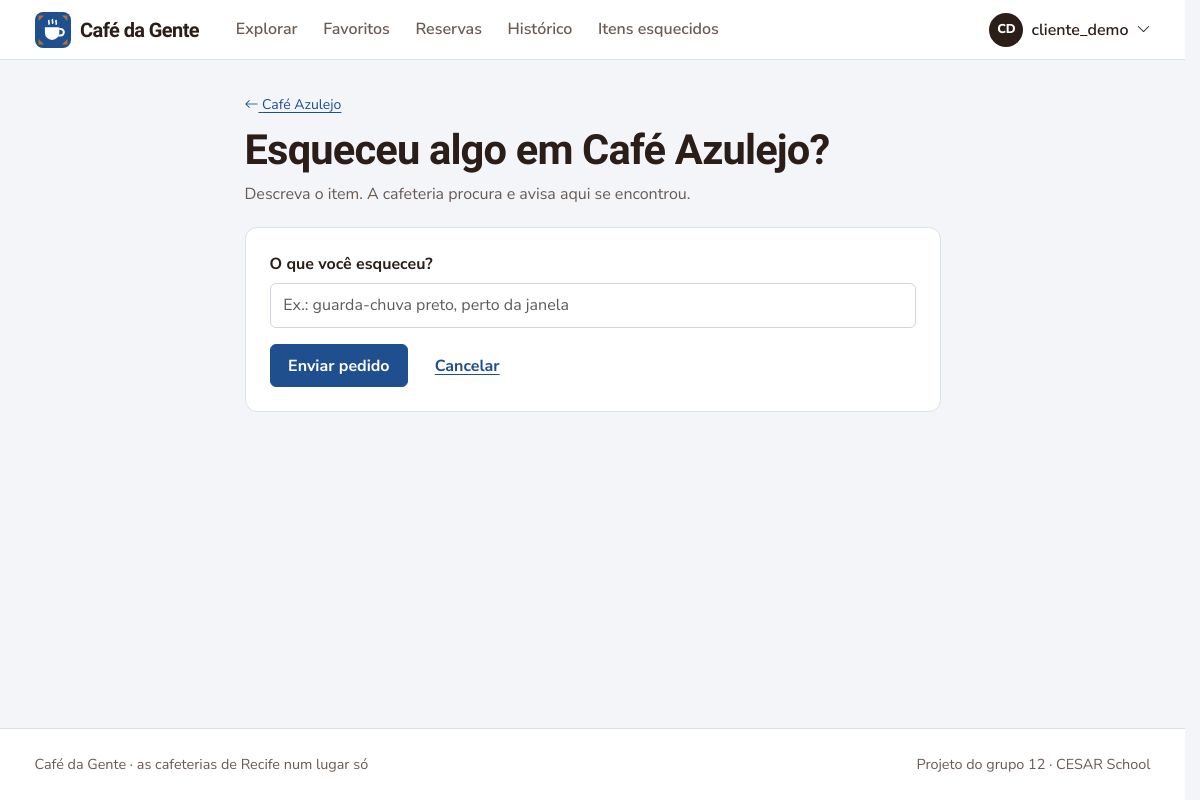
The page /solicitaritem/3/ (signed in) on the database its author committed.
### coffee12app/models.py (models this page shows, shortened)
class CustomUser(AbstractUser):
    phone_number = models.CharField(max_length=15, blank=True)
    COFFEEADMIN = 'CM'
    CLIENT = 'CL'
    ZONANORTE = 'ZN'
    ZONASUL = 'ZS'
    ZONAOESTE = 'ZO'
    CENTRO = 'CE'
    NAOIDENTIFICAR = 'NI'
    ROLES = [
        (COFFEEADMIN, 'Administrador de Café'),
        (CLIENT, 'Cliente')
    ]
    LOCALIDADES = [
        (ZONANORTE, 'Zona Norte'),
        (ZONASUL, 'Zona Sul'),
        (ZONAOESTE, 'Zona Oeste'),
        (CENTRO, 'Centro'),
        (NAOIDENTIFICAR, 'Não Identificar')
    ]
    role = models.CharField(
        max_length=2,
        choices=ROLES,
        default=CLIENT,
    )
    localidade = models.CharField(
        max_length=2,
        choices=LOCALIDADES,
        default=NAOIDENTIFICAR,
    )
    cafeteria = models.ForeignKey('Estabelecimento', on_delete=models.PROTECT, null=True, blank=True)
    possui_estabelecimento = models.BooleanField(default=False)
    cafeteria_favorita = models.ManyToManyField('Estabelecimento', blank=True, related_name='cafeterias_favoritas')

class Estabelecimento(models.Model):
    nome = models.CharField(max_length=100)
    endereco = models.CharField(max_length=200)
    telefone = models.CharField(max_length=15)
    proprietario = models.ForeignKey(CustomUser, on_delete=models.CASCADE)
    descricao_horario = models.CharField(max_length=200, default='')

### coffee12app/views.py (the view, shortened to what this page needs)
# urls.py: path('solicitaritem/<int:id_cafeteria>/', views.solicitar_item, name='solicitaritem'),
@apenas_clientes
def solicitar_item(request, id_cafeteria):
    cafeteria = get_object_or_404(Estabelecimento, id=id_cafeteria)
    form = ItemEsquecidoForm(request.POST or None)
    return render(request, 'solicitaritem.html', {'form': form, 'cafeteria': cafeteria})

### coffee12app/forms.py
class ItemEsquecidoForm(EstiloBootstrap, forms.ModelForm):
    class Meta:
        model = ItemEsquecido
        fields = ['descricao']
        labels = {'descricao': 'O que você esqueceu?'}
        widgets = {'descricao': forms.TextInput(attrs={'placeholder': 'Ex.: guarda-chuva preto, perto da janela'})}

### coffee12app/context_processors.py (called while the page is built, shortened)
def navegacao(request):
    user = getattr(request, 'user', None)
    match = getattr(request, 'resolver_match', None)
    contexto = {'rota_atual': match.url_name if match else ''}
    if not user or not user.is_authenticated:
        return contexto
    eh_dono = user.role == CustomUser.COFFEEADMIN
    contexto['eh_dono_cafe'] = eh_dono
    return contexto

### coffee12app/templatetags/cafe_tags.py (called while the page is built)
@register.inclusion_tag('partials/campo.html')
def campo(field, classe_extra=''):
    if field.errors:
        attrs = field.field.widget.attrs
        if 'is-invalid' not in attrs.get('class', ''):
            attrs['class'] = (attrs.get('class', '') + ' is-invalid').strip()
            attrs['aria-invalid'] = 'true'
    return {'field': field, 'classe_extra': classe_extra}

@register.filter
def iniciais(nome):
    partes = [p for p in str(nome).replace('_', ' ').replace('.', ' ').split() if p]
    if not partes:
        return '?'
    if len(partes) == 1:
        return partes[0][:2].upper()
    return (partes[0][0] + partes[-1][0]).upper()

### coffee12app/views.py (called while the page is built)
def apenas_clientes(view):
    @wraps(view)
    @login_required
    def wrapper(request, *args, **kwargs):
        if request.user.role != CustomUser.CLIENT:
            messages.info(request, 'Essa área é para clientes. Use o painel da sua cafeteria.')
            return redirect('homepagecafe')
        return view(request, *args, **kwargs)
    return wrapper

### templates/solicitaritem.html (shortened to what this page needs)
{% extends 'base.html' %}
{% load cafe_tags %}
{% block conteudo %}
<div class="container container-estreito">
  <div class="cabecalho">
    <a class="small" href="{% url 'perfilCafeteria' cafeteria.id %}"><i class="bi bi-arrow-left" aria-hidden="true"></i> {{ cafeteria.nome }}</a>
    <h1 class="mt-2">Esqueceu algo em {{ cafeteria.nome }}?</h1>
    <p>Descreva o item. A cafeteria procura e avisa aqui se encontrou.</p>
  </div>
  <form method="post" class="painel formulario" novalidate>
    {% campo form.descricao %}
    <div class="d-flex gap-2">
      <button class="btn btn-primary" type="submit">Enviar pedido</button>
      <a class="btn btn-link" href="{% url 'perfilCafeteria' cafeteria.id %}">Cancelar</a>
    </div>
  </form>
</div>
{% endblock %}

### templates/base.html (shortened to what this page needs)
{% load static cafe_tags %}<!doctype html>
<html lang="pt-BR">
<head>
  <link href="https://cdn.jsdelivr.net/npm/bootstrap@5.3.3/dist/css/bootstrap.min.css" rel="stylesheet">
  <link href="https://cdn.jsdelivr.net/npm/bootstrap-icons@1.11.3/font/bootstrap-icons.min.css" rel="stylesheet">
  <link href="{% static 'css/app.css' %}" rel="stylesheet">
</head>
<body>
  <header class="barra">
    <nav class="navbar navbar-expand-lg">
      <div class="container">
        {% if user.is_authenticated %}
          <a class="marca" href="{% if eh_dono_cafe %}{% url 'homepagecafe' %}{% else %}{% url 'homepage' %}{% endif %}">
        {% else %}
          <a class="marca" href="{% url 'inicio' %}">
        {% endif %}
            Café da Gente
          </a>
        {% if user.is_authenticated %}
          <div class="collapse navbar-collapse" id="menu">
            <ul class="navbar-nav ms-lg-4 me-auto">
              {% if eh_dono_cafe %}
                <li class="nav-item"><a class="nav-link {% if rota_atual == 'homepagecafe' %}ativo{% endif %}" href="{% url 'homepagecafe' %}">Painel</a></li>
                {% if minha_cafeteria %}
                  <li class="nav-item"><a class="nav-link {% if rota_atual == 'excluirPrato' or rota_atual == 'cadastrarPrato' or rota_atual == 'editarPrato' %}ativo{% endif %}" href="{% url 'excluirPrato' %}">Cardápio</a></li>
                  <li class="nav-item"><a class="nav-link {% if rota_atual == 'reserva_listar' %}ativo{% endif %}" href="{% url 'reserva_listar' %}">Reservas{% if nav_reservas_pendentes %}<span class="contador" title="pendentes">{{ nav_reservas_pendentes }}</span>{% endif %}</a></li>
                  <li class="nav-item"><a class="nav-link {% if rota_atual == 'solicitacoes' %}ativo{% endif %}" href="{% url 'solicitacoes' %}">Itens esquecidos{% if nav_itens_pendentes %}<span class="contador" title="pendentes">{{ nav_itens_pendentes }}</span>{% endif %}</a></li>
                  <li class="nav-item"><a class="nav-link {% if rota_atual == 'verFeedbacks' %}ativo{% endif %}" href="{% url 'verFeedbacks' minha_cafeteria.id %}">Avaliações</a></li>
                {% endif %}
              {% else %}
                <li class="nav-item"><a class="nav-link {% if rota_atual == 'homepage' %}ativo{% endif %}" href="{% url 'homepage' %}">Explorar</a></li>
                <li class="nav-item"><a class="nav-link {% if rota_atual == 'favoritos' %}ativo{% endif %}" href="{% url 'favoritos' %}">Favoritos</a></li>
                <li class="nav-item"><a class="nav-link {% if rota_atual == 'reserva_list' or rota_atual == 'reserva_update' %}ativo{% endif %}" href="{% url 'reserva_list' %}">Reservas</a></li>
                <li class="nav-item"><a class="nav-link {% if rota_atual == 'historico' %}ativo{% endif %}" href="{% url 'historico' %}">Histórico</a></li>
                <li class="nav-item"><a class="nav-link {% if rota_atual == 'listar_requisicoes_cliente' %}ativo{% endif %}" href="{% url 'listar_requisicoes_cliente' %}">Itens esquecidos</a></li>
              {% endif %}
            </ul>
            <div class="dropdown">
              <button class="btn p-0 border-0 d-flex align-items-center gap-2" type="button" data-bs-toggle="dropdown" aria-expanded="false">
                <span class="avatar" aria-hidden="true">{{ user.username|iniciais }}</span>
                <span class="fw-semibold">{{ user.username }}</span>
                <i class="bi bi-chevron-down small" aria-hidden="true"></i>
              </button>
            </div>
          </div>
        {% endif %}
      </div>
    </nav>
  </header>
  <main id="conteudo">
    {% block conteudo %}{% endblock %}
  </main>
  {% block rodape %}
  <footer class="rodape">
    <div class="container d-flex flex-wrap justify-content-between gap-2">
      <span>Café da Gente · as cafeterias de Recife num lugar só</span>
      <span>Projeto do grupo 12 · CESAR School</span>
    </div>
  </footer>
  {% endblock %}
</body>
</html>

### coffee12app/static/css/app.css (style rules this page uses)
:root { --porcelana: #F3F5F8; --superficie: #FFFFFF; --azulejo: #1F4F8F; --azulejo-escuro: #163A6B; --azulejo-claro: #DFE8F4; --torra: #2B1E18; --torra-suave: #6A5B53; --caramelo: #B5722A; --caramelo-claro: #F6E9D8; --folha: #2E7550; --folha-clara: #E2F1E8; --cereja: #A93A30; --cereja-clara: #F8E4E1; --linha: #DCE1E8; --fonte-titulo: 'Bricolage Grotesque', system-ui, sans-serif; --fonte-texto: 'Nunito Sans', system-ui, sans-serif; --raio-sm: 6px; --raio: 12px; --sombra: 0 1px 2px rgba(31, 79, 143, .06), 0 4px 16px rgba(31, 79, 143, .06); --bs-body-bg: var(--porcelana); --bs-body-color: var(--torra); --bs-body-font-family: var(--fonte-texto); --bs-link-color: var(--azulejo); --bs-link-color-rgb: 31, 79, 143; --bs-link-hover-color: var(--azulejo-escuro); --bs-link-hover-color-rgb: 22, 58, 107; --bs-border-color: var(--linha); --bs-primary: var(--azulejo); --bs-primary-rgb: 31, 79, 143; --bs-focus-ring-color: rgba(31, 79, 143, .3); }
body { font-family: var(--fonte-texto); font-size: 1rem; line-height: 1.6; color: var(--torra); background: var(--porcelana); min-height: 100vh; display: flex; flex-direction: column; }
main { flex: 1; }
h1, h2, h3, h4, .titulo { font-family: var(--fonte-titulo); font-weight: 700; letter-spacing: -0.02em; line-height: 1.15; color: var(--torra); }
h1 { font-size: clamp(1.9rem, 1.4rem + 2vw, 2.6rem); }
a { text-underline-offset: 3px; }
.btn { font-weight: 700; border-radius: var(--raio-sm); padding: .55rem 1.1rem; }
.btn-primary { --bs-btn-bg: var(--azulejo); --bs-btn-border-color: var(--azulejo); --bs-btn-hover-bg: var(--azulejo-escuro); --bs-btn-hover-border-color: var(--azulejo-escuro); --bs-btn-active-bg: var(--azulejo-escuro); --bs-btn-active-border-color: var(--azulejo-escuro); --bs-btn-disabled-bg: var(--azulejo); }
.barra { background: var(--superficie); border-bottom: 1px solid var(--linha); }
.barra .navbar { padding: .6rem 0; }
.marca { display: flex; align-items: center; gap: .6rem; font-family: var(--fonte-titulo); font-weight: 800; font-size: 1.25rem; color: var(--torra); text-decoration: none; letter-spacing: -0.03em; }
.barra .nav-link { color: var(--torra-suave); font-weight: 600; padding: .45rem .8rem !important; border-radius: var(--raio-sm); }
.avatar { width: 34px; height: 34px; border-radius: 50%; display: inline-grid; place-items: center; background: var(--torra); color: #fff; font-size: .8rem; font-weight: 800; }
.cabecalho { padding: 2rem 0 1.25rem; }
.cabecalho p { margin: .4rem 0 0; color: var(--torra-suave); }
.painel { background: var(--superficie); border: 1px solid var(--linha); border-radius: var(--raio); padding: 1.5rem; }
.form-control, .form-select { border-color: #cdd5e0; border-radius: var(--raio-sm); padding: .6rem .8rem; }
.formulario { max-width: 560px; }
.rodape { margin-top: 4rem; border-top: 1px solid var(--linha); background: var(--superficie); padding: 1.5rem 0; font-size: .9rem; color: var(--torra-suave); }
.form-control, .form-select { background-color: var(--superficie); }
html { scrollbar-gutter: stable; }
.container-estreito { max-width: 720px; }
.container-estreito .formulario { max-width: none; }

### rows shown on the page
CustomUser: username|iniciais "CD", username "cliente_demo"
Estabelecimento: nome "Café Azulejo"

### other values the page prints
{{ field.label }} "O que você esqueceu?"
